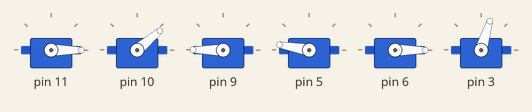
This sketch was run on a simulated Arduino Uno, built with avr-gcc and run on an emulated ATmega328P. Parts: 6 × servo. What the sketch prints to the serial monitor is not drawn.

Above: at 0.1 s.
At 6.4 s:
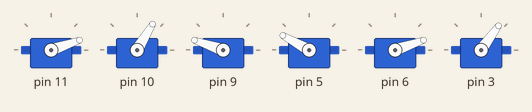
At 9.02 s:
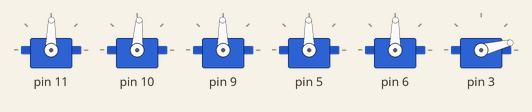
At 15.2 s:
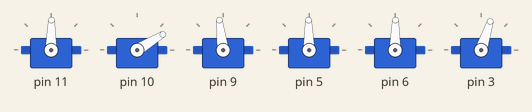
At 18.2 s:
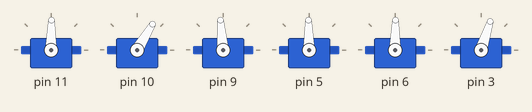
At 32.6 s:
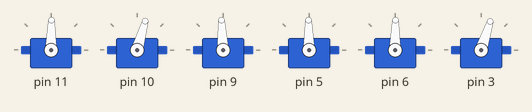
Timing chart, 0 to 40.0 s (numbered marks = the images above):
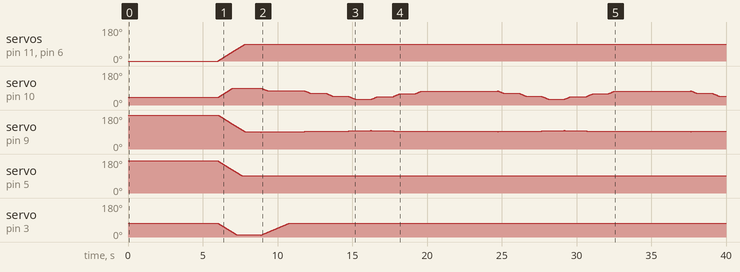

The sketch:

braccio1.ino
```cpp
// braccio_vertical.ino
#include <Braccio.h>
#include <Servo.h>

// Trajectòria generada des de la simulació Python
const int TRAJECTORY_SIZE = 7;
const float trajectory[TRAJECTORY_SIZE][5] = {
  {90.0, 75.0, 92.0, 90.0, 90.0},
  {90.0, 60.0, 94.0, 90.0, 90.0},
  {90.0, 45.0, 96.0, 90.0, 90.0},
  {90.0, 30.0, 98.0, 90.0, 90.0},
  {90.0, 45.0, 96.0, 90.0, 90.0},
  {90.0, 60.0, 94.0, 90.0, 90.0},
  {90.0, 75.0, 92.0, 90.0, 90.0}
};

Servo base;
Servo shoulder;
Servo elbow;
Servo wrist_ver;
Servo wrist_rot;
Servo gripper;

void setup() {
  // Inicialitza el braç Braccio
  Braccio.begin();

  // Obre el gripper al començament
  Braccio.ServoMovement(20, 90, 90, 90, 90, 90, 10);
  delay(1000);

  Serial.begin(9600);
  Serial.println("Braccio Vertical Movement - READY");
}

void loop() {
  Serial.println("🎬 Iniciant moviment vertical...");

  for(int i = 0; i < TRAJECTORY_SIZE; i++) {
    Serial.print("Posició ");
    Serial.print(i + 1);
    Serial.print("/");
    Serial.println(TRAJECTORY_SIZE);

    // Executa el moviment amb velocitat moderada
    Braccio.ServoMovement(
      30,  // Velocitat (delay entre passos)
      trajectory[i][0],  // base
      trajectory[i][1],  // shoulder
      trajectory[i][2],  // elbow
      trajectory[i][3],  // wrist_ver
      trajectory[i][4],  // wrist_rot
      73   // gripper (tancat)
    );

    delay(1000);  // Pausa entre posicions
  }

  Serial.println("✅ Moviment completat! Repetint en 3 segons...");
  delay(3000);
}
```
